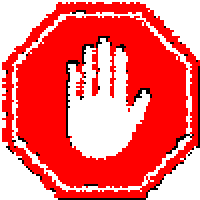
#> input picture assets/stop.png, 200 x 200 px
$ python generate_icon.py
#> lines starting #> are read from the running program, lines starting #| are printed output that depends on the picture
"""Generate a crisp multi-resolution red-folder Windows icon."""

from __future__ import annotations

import io
from pathlib import Path

from PIL import Image, ImageDraw


ROOT = Path(__file__).resolve().parent
OUTPUT = ROOT / "assets" / "ransom.ico"


def save_cursor(image: Image.Image, path: Path, hotspot: tuple[int, int] = (2, 2)) -> None:
    buffer = io.BytesIO()
    image.resize((48, 48), Image.Resampling.LANCZOS).save(buffer, format="ICO", sizes=[(48, 48)])
    data = bytearray(buffer.getvalue())
    data[2:4] = (2).to_bytes(2, "little")
    data[10:12] = hotspot[0].to_bytes(2, "little")
    data[12:14] = hotspot[1].to_bytes(2, "little")
    path.write_bytes(data)


def save_effect_assets() -> None:
    assets = ROOT / "assets"
    source_names = ["stop.png", "stop_reference.png"] + [f"glitch_{index}.png" for index in range(1, 7)]
    for name in source_names:
        source = Image.open(assets / name).convert("RGBA")
        stem = Path(name).stem
        source.save(
            assets / f"system_{stem}.ico",
            format="ICO",
            sizes=[(16, 16), (24, 24), (32, 32), (48, 48), (64, 64), (128, 128), (256, 256)],
        )
        save_cursor(source, assets / f"system_{stem}.cur")
    cursor = Image.new("RGBA", (64, 64), (0, 0, 0, 0))
    cursor_draw = ImageDraw.Draw(cursor)
    arrow = [(5, 3), (5, 51), (18, 39), (29, 59), (40, 53), (29, 34), (48, 34)]
    cursor_draw.polygon(arrow, fill="#170000", outline="#000000")
    inner = [(9, 10), (9, 42), (19, 32), (31, 53), (34, 51), (23, 29), (40, 29)]
    cursor_draw.polygon(inner, fill="#ff1515", outline="#9b0000")
    save_cursor(cursor, assets / "red_cursor.cur", hotspot=(6, 5))
    Image.new("RGB", (64, 64), (118, 0, 0)).save(assets / "red_wallpaper.bmp", format="BMP")


def main() -> int:
    scale = 4
    size = 256
    canvas = Image.new("RGBA", (size * scale, size * scale), (0, 0, 0, 0))
#> canvas: PIL image 1024x1024 RGBA; every value is 0
    draw = ImageDraw.Draw(canvas)
    def box(values: tuple[int, int, int, int]) -> tuple[int, int, int, int]:
        return tuple(value * scale for value in values)  # type: ignore[return-value]

    draw.rounded_rectangle(box((16, 55, 240, 224)), radius=18 * scale, fill="#690007", outline="#ff4a51", width=5 * scale)
    draw.rounded_rectangle(box((24, 36, 124, 88)), radius=13 * scale, fill="#d50916", outline="#ff666b", width=4 * scale)
    draw.polygon(
        [(25 * scale, 75 * scale), (231 * scale, 75 * scale), (214 * scale, 218 * scale), (40 * scale, 218 * scale)],
        fill="#e30a18",
    )
    draw.line(box((33, 92, 222, 92)), fill="#ff5d65", width=5 * scale)
    draw.line(box((48, 204, 207, 204)), fill="#97000a", width=7 * scale)
    canvas = canvas.resize((size, size), Image.Resampling.LANCZOS)
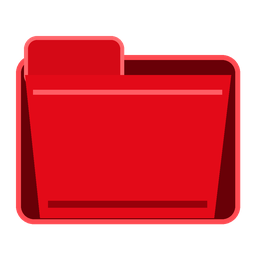
#> canvas: PIL image 256x256 RGBA; mean R, G, B, A 132.8, 11.6, 18.9, 153.8; transparent parts drawn white
    OUTPUT.parent.mkdir(parents=True, exist_ok=True)
    canvas.save(OUTPUT, sizes=[(16, 16), (24, 24), (32, 32), (48, 48), (64, 64), (128, 128), (256, 256)])
    save_effect_assets()
#> in save_effect_assets, source is the input picture: PIL image 200x200 RGBA; mean R, G, B, A 148, 5, 5, 156.7
    print(f"Generated: {OUTPUT}")
    print("Generated: reversible cursor/icon variants and red wallpaper")
    return 0


if __name__ == "__main__":
#> (the run stopped early here; a loop or call above may not have finished)
